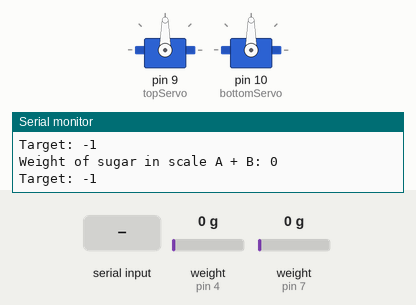
Recording of a sketch running on a simulated Arduino Uno, built with avr-gcc and run on an emulated ATmega328P. Parts: 2 × servo, the last lines printed to the serial monitor. The test bench sets the inputs (shaded band); at power-on: weight on the scale (sensors on pin 4, pin 7) 0 g.

Above: at 7.0 s.
7.1 s: "90,45\n" received over Serial
At 8.2 s:
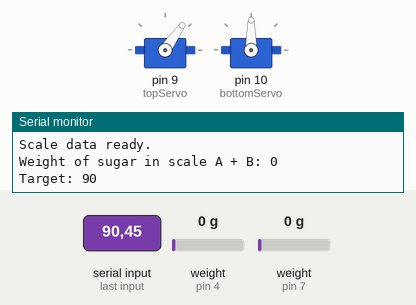
8.9 s: weight on the scale (sensor on pin 4) set to 81 g
10.4 s: weight on the scale (sensor on pin 4) set to 92 g
At 11.2 s:
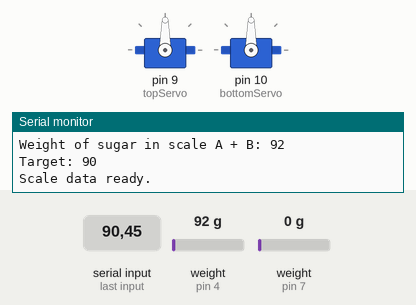
13.4 s: weight on the scale (sensor on pin 7) set to 2 g
At 14.2 s:
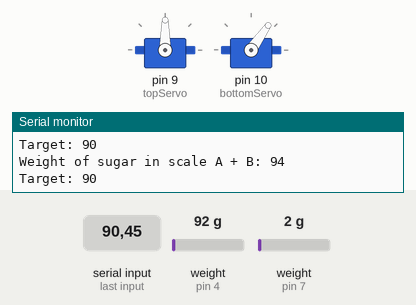
15.0 s: "200\n" received over Serial
At 15.8 s:
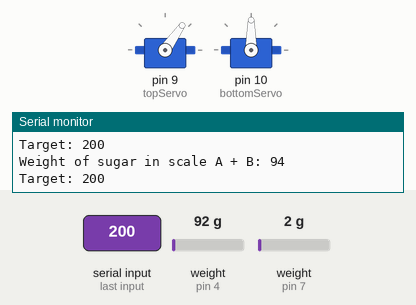
16.7 s: "30,150\n" received over Serial
At 18.2 s:
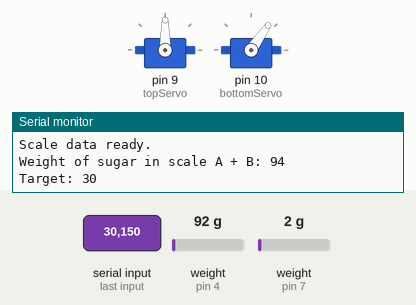
Timing chart, 0 to 19.6 s (numbered marks = the images above; inputs shaded):
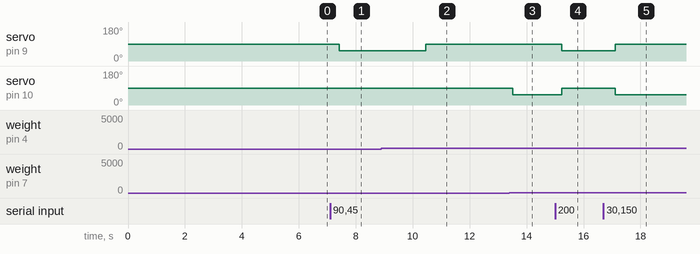

The sketch:

sugar_scale.ino
```cpp
/*

====Sweet Insight====

Sweet Insight is a physical visualisation of blood glucose levels.

There is a top reservoir which holds sugar, that will be released into a glass funnel, to show the blood glucose level. There is a bottom reservoir that is used when the sugar level needs to be reduced.

The mapping of blood sugar is 1 gram of sugar to 1 mg/dL of blood glucose.
The blood glucose values come from a Dexcom G7 Continous Glucose Monitor (CGM), exported as a CSV file, and then loaded as an array of integers "blood_sugar_readings".
The blood glucose data from the CGM is in 5-minute increments.

There is also a demo mode where instead of reading the CGM values from an array, I can simulate the readings by inputting numbers through the serial monitor.

To measure the sugar in the glass funnel, this code uses the HX711 Library to read values from two HX711 Analog-to-Digital Converters conencted to Load Cells (I'm using the variables A and B to identify them).
By default the HX711 library takes 16 samples of data and averages them to get a more accurate value.
For a more responsive scale, I set the number of samples to 4, to provide some smoothing, but also respond in less than a second (since these loadcells are unmodified and send at 10 samples/s).

Author: Mark Altosaar
https://github.com/MarkErik/sweet-insight

Incorporates Libraries:
- Reading from the HX711 ADC connected to a Load Cell: https://github.com/olkal/HX711_ADC
- Adruino Servo control library

Using code from tutorial on reading values from serial monitor, robustly, and without blocking:
https://forum.arduino.cc/t/serial-input-basics-updated/382007/3

*/

#include <HX711_ADC.h>
#include <Servo.h>
#include "blood_sugar_data.h"


bool inRange(int reading, int target, int range) {
  return ((reading >= (target - range)) && (reading <= (target + range)));
}

//Loadcell pins:
const int A_HX711_dout = 4;  //HX711 dout pin
const int A_HX711_sck = 5;   //HX711 sck pin
const int B_HX711_dout = 7;  //HX711 dout pin
const int B_HX711_sck = 6;   //HX711 sck pin

//HX711 constructors:
HX711_ADC A_LoadCell(A_HX711_dout, A_HX711_sck);
HX711_ADC B_LoadCell(B_HX711_dout, B_HX711_sck);

//number of samples to average for loadcells
const int numSamples = 4;

//variables to store whether new data is available from HX711 Load Cell ADC
boolean A_newDataReady = 0;
boolean B_newDataReady = 0;

//Servo constructors:
Servo topServo;     // create Servo object for the top, sugar dispensing servo
Servo bottomServo;  // create Servo object for the lower servo, to control how much is removed from funnel

//Values for Servo open and closed positions
const int open = 55;
const int closed = 90;

//Value to hold "blood sugar" weight in funnel, and the new target
int sugar_weight = 0;
int new_target = -1;        //negative to start so that we won't begin emptying the reservoir until first target is set
const int scale_range = 2;  //how much variability we will accept in the scale readings
int sugar_array_counter = 0;
const int arrLen = sizeof(blood_sugar_readings) / sizeof(blood_sugar_readings[0]);
const long time_between_readings = 300000;  //5 minutes between readings
long waiting_time = 0; //counter to see how long between readings to load from array

//Variables to read data from the serial monitor
const byte numChars = 32;
char receivedChars[numChars];
boolean newData = false;

//DEMO
//Set demo_mode to true if you want to input the sugar values via the serial monitor rather than read sugar values from array
const bool demo_mode = true;

//TEST
//Set testing to true to print all values and messages to serial for debugging
const bool testing = true;


void setup() {

  //Initialize the servos and start them closed
  topServo.attach(9);  //pin 9 (PWM)
  topServo.write(closed);
  bottomServo.attach(10);  //pin 10 (PWM)
  bottomServo.write(closed);

  //Start the serial port will be using to feed commands for the demo / print values
  Serial.begin(57600);
  delay(20);

  //Initialize the LoadCells
  A_LoadCell.begin();
  B_LoadCell.begin();

  float A_calibrationValue = 398.68;  // uncomment this if you want to set the calibration value in the sketch
  float B_calibrationValue = 393.50;  // uncomment this if you want to set the calibration value in the sketch

  unsigned long stabilizingtime = 2500;  // preciscion right after power-up can be improved by adding a few seconds of stabilizing time
  boolean _tare = true;                  //set this to false if you don't want tare to be performed in the next step

  A_LoadCell.start(stabilizingtime, _tare);
  A_LoadCell.setSamplesInUse(numSamples);  //set how many samples to average across
  if (A_LoadCell.getTareTimeoutFlag()) {
    if (testing) {
      Serial.println("A: Timeout, check MCU>HX711 wiring and pin designations, and restart");
    }
    while (1)
      ;
  } else {
    A_LoadCell.setCalFactor(A_calibrationValue);  // set calibration value (float)
    if (testing) {
      Serial.println("Loadcell A: Startup is complete");
    }
  }


  B_LoadCell.start(stabilizingtime, _tare);
  B_LoadCell.setSamplesInUse(numSamples);  //set how many samples to average across
  if (B_LoadCell.getTareTimeoutFlag()) {
    if (testing) {
      Serial.println("B: Timeout, check MCU>HX711 wiring and pin designations, and restart");
    }
    while (1)
      ;
  } else {
    B_LoadCell.setCalFactor(B_calibrationValue);
    if (testing) {
      Serial.println("Loadcell B: Startup is complete");
    }
  }

  Serial.println("Ready for blood sugar display.");

}  //end setup()

void loop() {

  if (demo_mode) {
    //check the serial whether new text input has arrived
    recvWithEndMarker();
  }

  if (demo_mode) {
    if (newData) {
      new_target = 0;
      new_target = atoi(receivedChars);
      newData = false;
    }
  } else {
    //see if 5 minutes has passed since reading the last blood sugar value from the array
    if (millis() - waiting_time > time_between_readings) {
      if (sugar_array_counter < arrLen) {
        new_target = blood_sugar_readings[sugar_array_counter];
        sugar_array_counter++;
        waiting_time = 0; //reset the 5-minute counter
      }
      else
      {
        new_target = -1; //out of data, close both servos
      }
    }
  }

  // check for new data on load cells
  if (A_LoadCell.update()) A_newDataReady = true;
  if (B_LoadCell.update()) B_newDataReady = true;

  // read values from the loadcell sensors
  // using && because scales are linked to give final value
  if (A_newDataReady && B_newDataReady) {
    if (testing) {
      Serial.println("Scale data ready.");
    }
    float A_data = A_LoadCell.getData();
    float B_data = B_LoadCell.getData();
    if (A_data < 0) {
      A_data = 0;
    }
    if (B_data < 0) {
      B_data = 0;
    }
    //Add the two values of the scales, take the floor since using whole numbers
    sugar_weight = floor(A_data + B_data);
  }

  if (testing) {
    Serial.print("Weight of sugar in scale A + B: ");
    Serial.println(sugar_weight);
    Serial.print("Target: ");
    Serial.println(new_target);
  }

  if (new_target == -1) {
    //Starting/ending state of -1, both openings in closed position
    topServo.write(closed);
    bottomServo.write(closed);
  } else if (inRange(sugar_weight, new_target, scale_range)) {
    //if the weight in the funnel equals the target, close both openings
    topServo.write(closed);
    bottomServo.write(closed);
  } else if (new_target > sugar_weight) {
    //need more sugar, open up the top
    topServo.write(open);
    bottomServo.write(closed);
  } else if (new_target < sugar_weight) {
    //need to remove sugar, open up the bottom
    topServo.write(closed);
    bottomServo.write(open);
  }

  if (testing) {
    //Increase delay for printing values through the Arduino IDE Serial Monitor
    delay(60);
  } else {
    delay(5);
  }

  //reset the booleans for whether the loadcell sensors are ready with data
  A_newDataReady = 0;
  B_newDataReady = 0;

}  //end main loop()


void recvWithEndMarker() {
  static byte ndx = 0;
  char endMarker = '\n';
  char rc;

  if (Serial.available() > 0) {
    rc = Serial.read();

    if (rc != endMarker) {
      receivedChars[ndx] = rc;
      ndx++;
      if (ndx >= numChars) {
        ndx = numChars - 1;
      }
    } else {
      receivedChars[ndx] = '\0';
      ndx = 0;
      newData = true;
    }
  }
}
```

Source omitted: od_sugar_data.h (data table, 1397 bytes)

Measured:
- the behaviour switches between 87 and 88 g on weight on the scale (sensor on pin 4) (found by bisection; images 1 and 2)
- the behaviour switches between 0 and 1 g on weight on the scale (sensor on pin 7) (found by bisection; images 2 and 3)
- after the input at 7.1 s, servo on pin 9 (topServo): 90° → 55° after 0.32 s
- after the input at 10.4 s, servo on pin 9 (topServo): 55° → 90° after 0.07 s
- after the input at 13.4 s, servo on pin 10 (bottomServo): 90° → 55° after 0.12 s
- after the input at 15.0 s, servo on pin 9 (topServo): 90° → 55° after 0.23 s; servo on pin 10 (bottomServo): 55° → 90° after 0.23 s
- after the input at 16.7 s, servo on pin 9 (topServo): 55° → 90° after 0.42 s; servo on pin 10 (bottomServo): 90° → 55° after 0.42 s
